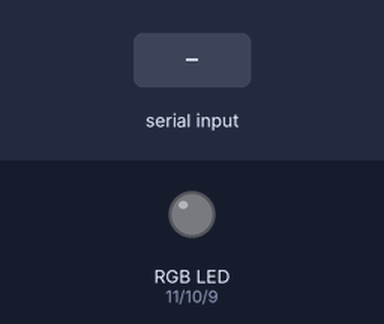
A sketch run on a simulated Arduino Uno, built with avr-gcc and run on an emulated ATmega328P. Shown: an RGB LED mixed from three pins (HIGH = lit). The inputs (shaded band) are chosen by the test bench. What the sketch prints to the serial monitor is not drawn.

Above: at 1.9 s.
2.0 s: "rot" received over Serial
At 4.3 s:
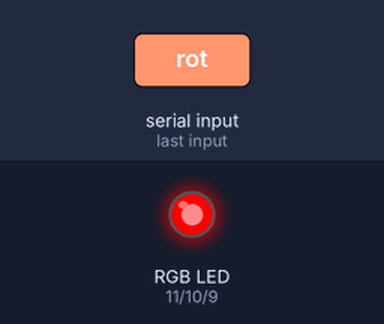
4.6 s: "blau" received over Serial
At 6.7 s:
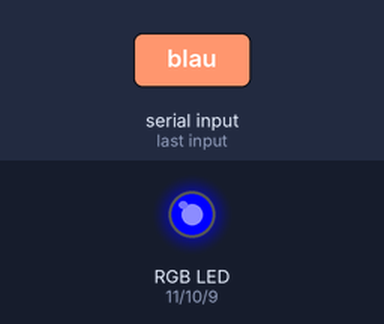
7.2 s: "cyan" received over Serial
At 10.1 s:
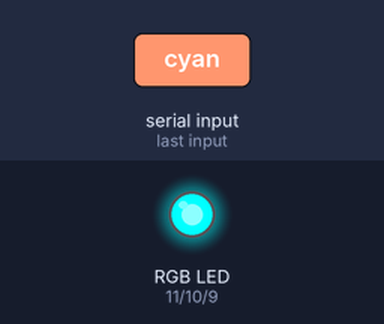
Timing chart, 0 to 11.6 s (numbered marks = the images above; inputs shaded):
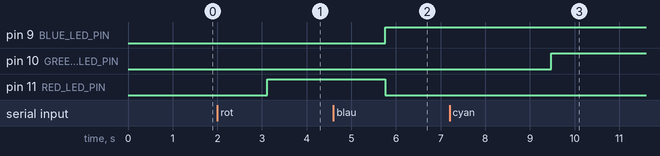

The sketch:

18_RGB_LED.ino
```cpp
/**
 * In der Arduino IDE:
 *   - öffne den "Seriellen Monitor" (Symbol rechts oben)
 *   - Konfiguration des seriellen Monitors sollte wie folgt sein
 *     - "Kein Zeilenende"
 *     - "115200 Baud"
 *
 * Mit dem "Reset"-Taster auf der Arduino-Platine starte das Programm neu.
 *
 * Schaltplan:
 *   __________________
 *  |      RGB LED     |
 *  '------------------'
 *   R|  M|   G|    B|
 *    |   |    |     |
 *    |   |    |
 *        |
 *
 *   .---------.                     _____
 *   |         |~11    ___       Rot|     |
 *   | Arduino |------|___|---o-----|     |
 *   |         |        1k          |     |
 *   |         |GND              GND| RGB |
 *   |         |-------------o------| LED |
 *   | Uno R4  |                    |     |
 *   | Wifi    |~10    ___      Grün|     |
 *   |         |------|___|---o-----|     |
 *   |         |        1k          |     |
 *   |         |~9     ___      Blau|     |
 *   |         |------|___|----o----|     |
 *   |         |        1k          '-----'
 *   '---------'
 *
 * Die RGB LED hat vier Beine mit unterschiedlicher Länge. Masse ist der längste.
 *
 * Die digital PINs mit dem vorangestellten Zeichen "~" (PMW) können auch analog angesteuert werden,
 * also: ~11, ~10, ~9, ~6, ~5 und ~3.
 */

const int SERIAL_BAUD_RATE = 115200;
const int POLLING_DELAY = 100;

const int RED_LED_PIN = 11;
const int GREEN_LED_PIN = 10;
const int BLUE_LED_PIN = 9;

void setup() {
  Serial.begin(SERIAL_BAUD_RATE);
  pinMode(RED_LED_PIN, OUTPUT);
  pinMode(GREEN_LED_PIN, OUTPUT);
  pinMode(BLUE_LED_PIN, OUTPUT);
}

void loop() {
  Serial.print("Welche Farbe soll leuchten (rot, grün, blau, cyan, magenta, gelb, orange oder weiß): ");
  while (Serial.available() == 0) delay(POLLING_DELAY);
  String input = Serial.readString();
  Serial.println(input);

  // Farbtabelle verfügbar unter: https://htmlcolorcodes.com/colors/
  input.toLowerCase();
  if (input == "rot") setRGB(255, 0, 0);
  else if (input == "grün") setRGB(0, 255, 0);
  else if (input == "blau") setRGB(0, 0, 255);
  else if (input == "cyan") setRGB(0, 255, 255);
  else if (input == "magenta") setRGB(255, 0, 255);
  else if (input == "gelb") setRGB(255, 255, 0);
  else if (input == "orange") setRGB(255, 165, 0);
  else if (input == "weiß" || input == "weiss") setRGB(255, 255, 255);
  else Serial.println("Die Farbe " + input + " ist nicht bekannt.");
}

void setRGB(int red, int green, int blue) {
  analogWrite(RED_LED_PIN, red);
  analogWrite(GREEN_LED_PIN, green);
  analogWrite(BLUE_LED_PIN, blue);
}
```

Measured:
- after the input at 2.0 s, pin 11 (RED_LED_PIN): LOW → HIGH after 1.1 s
- after the input at 4.6 s, pin 9 (BLUE_LED_PIN): LOW → HIGH after 1.2 s; pin 11 (RED_LED_PIN): HIGH → LOW after 1.2 s
- after the input at 7.2 s, pin 10 (GREEN_LED_PIN): LOW → HIGH after 2.3 s
